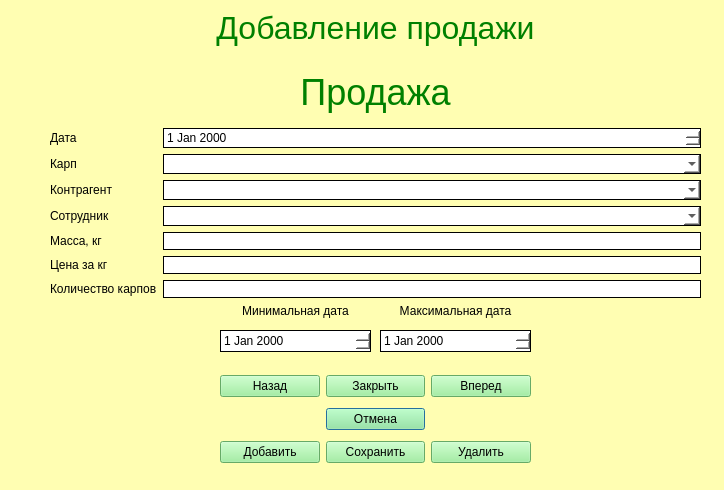
<?xml version="1.0" encoding="UTF-8"?>
<ui version="4.0">
 <class>SaleForm</class>
 <widget class="QDialog" name="SaleForm">
  <property name="geometry">
   <rect>
    <x>0</x>
    <y>0</y>
    <width>724</width>
    <height>490</height>
   </rect>
  </property>
  <property name="windowTitle">
   <string>Dialog</string>
  </property>
  <property name="styleSheet">
   <string notr="true">background-color:rgb(255, 254, 178);
</string>
  </property>
  <widget class="QWidget" name="layoutWidget_2">
   <property name="geometry">
    <rect>
     <x>220</x>
     <y>370</y>
     <width>311</width>
     <height>101</height>
    </rect>
   </property>
   <layout class="QGridLayout" name="gridLayout_2">
    <item row="1" column="1">
     <widget class="QPushButton" name="cancel">
      <property name="styleSheet">
       <string notr="true">color: black;
background-color: lightgreen</string>
      </property>
      <property name="text">
       <string>Отмена</string>
      </property>
     </widget>
    </item>
    <item row="0" column="1">
     <widget class="QPushButton" name="logout">
      <property name="styleSheet">
       <string notr="true">color: black;
background-color: lightgreen</string>
      </property>
      <property name="text">
       <string>Закрыть</string>
      </property>
     </widget>
    </item>
    <item row="0" column="2">
     <widget class="QPushButton" name="next">
      <property name="styleSheet">
       <string notr="true">color: black;
background-color: lightgreen</string>
      </property>
      <property name="text">
       <string>Вперед</string>
      </property>
     </widget>
    </item>
    <item row="2" column="1">
     <widget class="QPushButton" name="save">
      <property name="styleSheet">
       <string notr="true">color: black;
background-color: lightgreen</string>
      </property>
      <property name="text">
       <string>Сохранить</string>
      </property>
     </widget>
    </item>
    <item row="2" column="0">
     <widget class="QPushButton" name="add">
      <property name="styleSheet">
       <string notr="true">color: black;
background-color: lightgreen</string>
      </property>
      <property name="text">
       <string>Добавить</string>
      </property>
     </widget>
    </item>
    <item row="0" column="0">
     <widget class="QPushButton" name="previous">
      <property name="styleSheet">
       <string notr="true">color: black;
background-color: lightgreen</string>
      </property>
      <property name="text">
       <string>Назад</string>
      </property>
     </widget>
    </item>
    <item row="2" column="2">
     <widget class="QPushButton" name="delete_2">
      <property name="styleSheet">
       <string notr="true">color: black;
background-color: lightgreen</string>
      </property>
      <property name="text">
       <string>Удалить</string>
      </property>
     </widget>
    </item>
   </layout>
  </widget>
  <widget class="QWidget" name="layoutWidget">
   <property name="geometry">
    <rect>
     <x>50</x>
     <y>0</y>
     <width>651</width>
     <height>298</height>
    </rect>
   </property>
   <layout class="QGridLayout" name="gridLayout">
    <item row="5" column="0">
     <widget class="QLabel" name="lbEmployee">
      <property name="text">
       <string>&lt;html&gt;&lt;head/&gt;&lt;body&gt;&lt;p&gt;Сотрудник&lt;/p&gt;&lt;/body&gt;&lt;/html&gt;</string>
      </property>
     </widget>
    </item>
    <item row="7" column="0">
     <widget class="QLabel" name="lbPricePerKilo">
      <property name="text">
       <string>&lt;html&gt;&lt;head/&gt;&lt;body&gt;&lt;p&gt;Цена за кг&lt;/p&gt;&lt;/body&gt;&lt;/html&gt;</string>
      </property>
     </widget>
    </item>
    <item row="6" column="0">
     <widget class="QLabel" name="lbWeight">
      <property name="text">
       <string>&lt;html&gt;&lt;head/&gt;&lt;body&gt;&lt;p&gt;Масса, кг&lt;/p&gt;&lt;/body&gt;&lt;/html&gt;</string>
      </property>
     </widget>
    </item>
    <item row="5" column="1">
     <widget class="QComboBox" name="comboBoxEmployee">
      <property name="styleSheet">
       <string notr="true">background-color:white; border: 1px solid black; border-radius: 0px; padding: 1px;</string>
      </property>
     </widget>
    </item>
    <item row="8" column="1">
     <widget class="QLineEdit" name="leCarpQuantity">
      <property name="styleSheet">
       <string notr="true">border: 1px solid black; background-color:white;
</string>
      </property>
     </widget>
    </item>
    <item row="6" column="1">
     <widget class="QLineEdit" name="leWeight">
      <property name="styleSheet">
       <string notr="true">border: 1px solid black; background-color:white;
</string>
      </property>
     </widget>
    </item>
    <item row="0" column="0" colspan="2">
     <widget class="QLabel" name="label_4">
      <property name="styleSheet">
       <string notr="true">color:green;
font-size: 36px</string>
      </property>
      <property name="text">
       <string>&lt;html&gt;&lt;head/&gt;&lt;body&gt;&lt;p align=&quot;center&quot;&gt;&lt;span style=&quot; font-size:24pt;&quot;&gt;Добавление продажи&lt;/span&gt;&lt;/p&gt;&lt;/body&gt;&lt;/html&gt;</string>
      </property>
     </widget>
    </item>
    <item row="4" column="1">
     <widget class="QComboBox" name="comboBoxCounterparty">
      <property name="styleSheet">
       <string notr="true">background-color:white; border: 1px solid black; border-radius: 0px; padding: 1px;</string>
      </property>
     </widget>
    </item>
    <item row="7" column="1">
     <widget class="QLineEdit" name="lePricePerKilo">
      <property name="styleSheet">
       <string notr="true">border: 1px solid black; background-color:white;
</string>
      </property>
     </widget>
    </item>
    <item row="8" column="0">
     <widget class="QLabel" name="lbCarpQuantity">
      <property name="text">
       <string>&lt;html&gt;&lt;head/&gt;&lt;body&gt;&lt;p&gt;Количество карпов&lt;/p&gt;&lt;/body&gt;&lt;/html&gt;</string>
      </property>
     </widget>
    </item>
    <item row="4" column="0">
     <widget class="QLabel" name="lbCounterparty">
      <property name="text">
       <string>&lt;html&gt;&lt;head/&gt;&lt;body&gt;&lt;p&gt;Контрагент&lt;/p&gt;&lt;/body&gt;&lt;/html&gt;</string>
      </property>
     </widget>
    </item>
    <item row="1" column="0" colspan="2">
     <widget class="QLabel" name="label_3">
      <property name="styleSheet">
       <string notr="true">color:green;
font-size: 36px</string>
      </property>
      <property name="text">
       <string>&lt;html&gt;&lt;head/&gt;&lt;body&gt;&lt;p align=&quot;center&quot;&gt;Продажа&lt;/p&gt;&lt;/body&gt;&lt;/html&gt;</string>
      </property>
     </widget>
    </item>
    <item row="2" column="0">
     <widget class="QLabel" name="lbDate">
      <property name="text">
       <string>&lt;html&gt;&lt;head/&gt;&lt;body&gt;&lt;p&gt;Дата&lt;/p&gt;&lt;/body&gt;&lt;/html&gt;</string>
      </property>
     </widget>
    </item>
    <item row="3" column="1">
     <widget class="QComboBox" name="comboBoxCarpSpecies">
      <property name="styleSheet">
       <string notr="true">background-color:white; border: 1px solid black; border-radius: 0px; padding: 1px;</string>
      </property>
     </widget>
    </item>
    <item row="3" column="0">
     <widget class="QLabel" name="lbCarpSpecies">
      <property name="text">
       <string>&lt;html&gt;&lt;head/&gt;&lt;body&gt;&lt;p&gt;Карп&lt;/p&gt;&lt;/body&gt;&lt;/html&gt;</string>
      </property>
     </widget>
    </item>
    <item row="2" column="1">
     <widget class="QDateEdit" name="dateEdit">
      <property name="styleSheet">
       <string notr="true">background-color:white; border: 1px solid black; border-radius: 0px; padding: 1px;</string>
      </property>
     </widget>
    </item>
   </layout>
  </widget>
  <widget class="QDateEdit" name="dateEditMin">
   <property name="geometry">
    <rect>
     <x>220</x>
     <y>330</y>
     <width>151</width>
     <height>22</height>
    </rect>
   </property>
   <property name="styleSheet">
    <string notr="true">background-color:white; border: 1px solid black; border-radius: 0px; padding: 1px;</string>
   </property>
  </widget>
  <widget class="QLabel" name="lbMaxDate">
   <property name="geometry">
    <rect>
     <x>380</x>
     <y>300</y>
     <width>151</width>
     <height>22</height>
    </rect>
   </property>
   <property name="text">
    <string>&lt;html&gt;&lt;head/&gt;&lt;body&gt;&lt;p align=&quot;center&quot;&gt;Максимальная дата&lt;/p&gt;&lt;/body&gt;&lt;/html&gt;</string>
   </property>
  </widget>
  <widget class="QLabel" name="lbMinDate">
   <property name="geometry">
    <rect>
     <x>220</x>
     <y>300</y>
     <width>151</width>
     <height>22</height>
    </rect>
   </property>
   <property name="text">
    <string>&lt;html&gt;&lt;head/&gt;&lt;body&gt;&lt;p align=&quot;center&quot;&gt;Минимальная дата&lt;/p&gt;&lt;/body&gt;&lt;/html&gt;</string>
   </property>
  </widget>
  <widget class="QDateEdit" name="dateEditMax">
   <property name="geometry">
    <rect>
     <x>380</x>
     <y>330</y>
     <width>151</width>
     <height>22</height>
    </rect>
   </property>
   <property name="styleSheet">
    <string notr="true">background-color:white; border: 1px solid black; border-radius: 0px; padding: 1px;</string>
   </property>
  </widget>
 </widget>
 <resources/>
 <connections/>
</ui>
